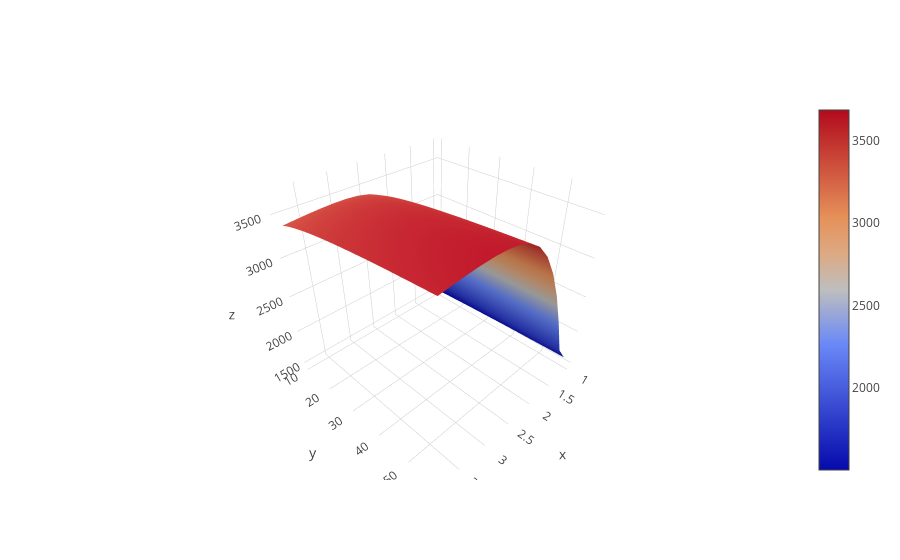

Here is the notebook cell this chart was saved with:
### Code cell
filtered_temp = heatmap_data_filter(show, 'chamber', 't (K)')
surface = go.Surface(z=filtered_temp.values, x = filtered_temp.columns.values , y = filtered_temp.index.values)
fig = go.Figure(data = [surface])
fig.show()

### Figure 1 — Plotly figure (JSON) as saved in the notebook; plotly's stock layout.template omitted (floating-point values rounded to 4 significant figures; data arrays with more than 128 entries replaced by an {"elided": "..."} marker saying what was removed)
{"data": [{"type": "surface", "x": [1, 1.2, 1.4, 1.6, 1.8, 2.0, 2.2, 2.4, 2.6, 2.8, 3.0, 3.2, 3.4, 3.6, 3.8], "y": [57.5, 55, 52.5, 50, 47.5, 45, 42.5, 40, 37.5, 35, 32.5, 30, 27.5, 25, 22.5, 20, 17.5, 15, 12.5, 10], "z": {"elided": "20x15 float values"}}], "layout": {}}
